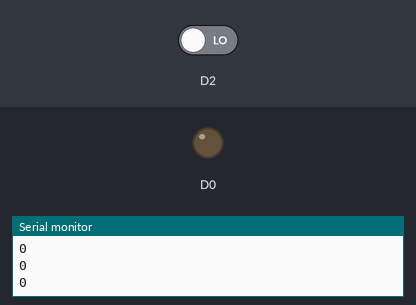
This sketch was run on a simulated ESP8266 (NodeMCU). Parts: output pins drawn as LEDs (lit = HIGH), the last lines printed to the serial monitor. Dashed ring = blinking. The inputs (shaded band) are chosen by the test bench; at power-on: D2 LOW.

Above: at 1.2 s.
1.3 s: D2 driven HIGH
At 1.6 s:
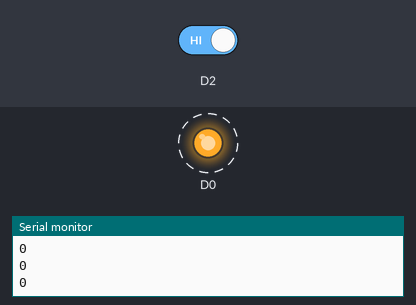
4.3 s: D2 driven LOW
At 4.3 s:
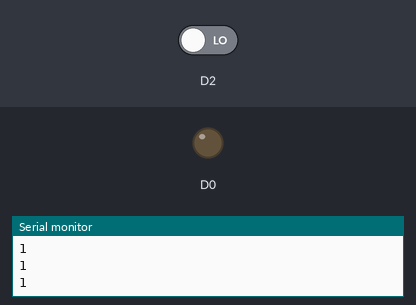
Timing chart, 0 to 7.3 s (numbered marks = the images above; inputs shaded):
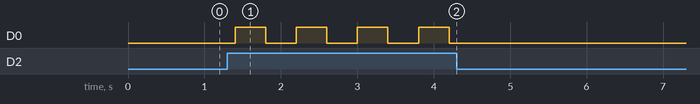

Measured:
- after the input at 1.3 s, D0: alternates HIGH for 0.40 s and LOW for 0.40 s, starting after 0.10 s
- after the input at 4.3 s, D0: stops changing and stays LOW

The sketch:

Test.ino
```cpp
/******************************************

Design by Enrique Gómez for:
https://github.com/RinconIngenieril/Home-Automation-Devices

AC Relay board will send '1' when the button is pressed
AC Relay board will send '0' when the button is not pressed

The Relay will change its state when the button is pressed, every 400 milliseconds
******************************************/

void setup() {
  pinMode(D2, INPUT);
  pinMode(D0, OUTPUT);
  Serial.begin(115200);
  Serial.println("I'm alive");

}

void loop() {
  Serial.println(digitalRead(D2));
  delay(200);
  if(digitalRead(D2) == HIGH){
    digitalWrite(D0, !digitalRead(D0));
    delay(200);
  }
}
```
